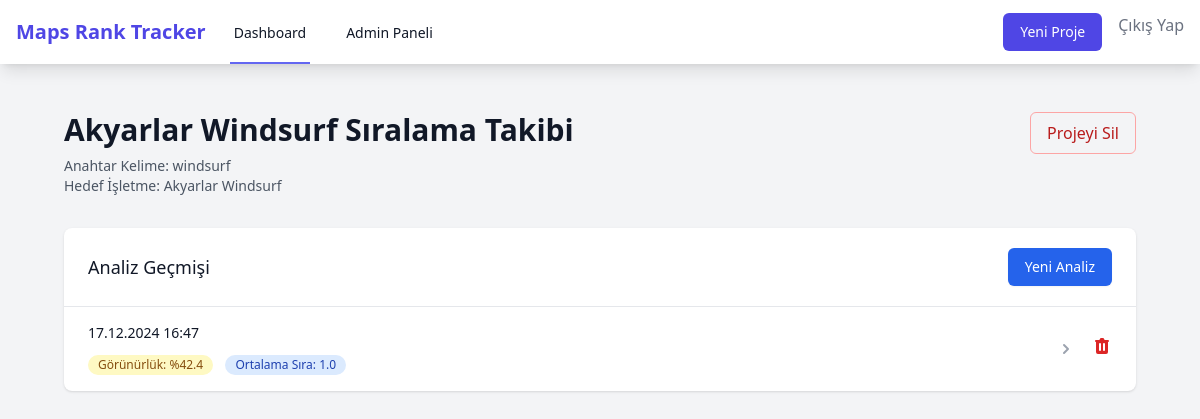
/project/3 (signed in), run on the app's committed database.
### models.py (models this page shows)
class Project(db.Model):
    id = db.Column(db.Integer, primary_key=True)
    name = db.Column(db.String(100), nullable=False)
    keyword = db.Column(db.String(100), nullable=False)
    target_business = db.Column(db.String(200), nullable=False)
    center_coordinates = db.Column(db.String(100), nullable=False)
    radius_km = db.Column(db.Float, default=2.0)
    num_points = db.Column(db.Integer, default=16)
    shape = db.Column(db.String(20), default='circle')
    created_at = db.Column(db.DateTime, default=datetime.utcnow)
    user_id = db.Column(db.Integer, db.ForeignKey('user.id'), nullable=False)
    analyses = db.relationship('Analysis', backref='project', lazy=True)

class Analysis(db.Model):
    id = db.Column(db.Integer, primary_key=True)
    project_id = db.Column(db.Integer, db.ForeignKey('project.id'), nullable=False)
    analysis_date = db.Column(db.DateTime, default=datetime.utcnow)
    total_points = db.Column(db.Integer)
    visible_points = db.Column(db.Integer)
    average_position = db.Column(db.Float)
    best_position = db.Column(db.Integer)
    worst_position = db.Column(db.Integer)
    visibility_rate = db.Column(db.Float)
    map_file_path = db.Column(db.String(200))
    analysis_file_path = db.Column(db.String(200))
    points = db.relationship('AnalysisPoint', backref='analysis', lazy=True)

### app.py (the view)
@app.route('/project/<int:project_id>')
@login_required
def project_detail(project_id):
    project = Project.query.get_or_404(project_id)
    if project.user_id != current_user.id:
        return redirect(url_for('dashboard'))
    latest_analysis = Analysis.query.filter_by(project_id=project_id).order_by(Analysis.analysis_date.desc()).first()
    analyses = Analysis.query.filter_by(project_id=project_id).order_by(Analysis.analysis_date.desc()).all()
    analysis_status = 'completed' if latest_analysis and latest_analysis.map_file_path else 'running'
    return render_template(
        'project_detail.html',
        project=project,
        analyses=analyses,
        latest_analysis=latest_analysis,
        analysis_status=analysis_status
    )

### app.py (called while the page is built)
@login_manager.user_loader
def load_user(user_id):
    return db.session.get(User, int(user_id))

### templates/project_detail.html (shortened to what this page needs)
{% extends "base.html" %}
{% block content %}
<div class="min-h-screen bg-gray-100 py-6">
    <div class="max-w-7xl mx-auto px-4 sm:px-6 lg:px-8">
        <div class="mb-8 flex justify-between items-start">
            <div>
                <h1 class="text-3xl font-bold text-gray-900">{{ project.name }}</h1>
                <div class="mt-2 text-sm text-gray-600">
                    <p>Anahtar Kelime: {{ project.keyword }}</p>
                    <p>Hedef İşletme: {{ project.target_business }}</p>
                </div>
            </div>
            <form action="{{ url_for('delete_project', project_id=project.id) }}" method="POST" onsubmit="return confirm('Bu projeyi silmek istediğinizden emin misiniz? Bu işlem geri alınamaz.');">
                <button type="submit" class="px-4 py-2 border border-red-300 text-red-700 rounded-md hover:bg-red-50 focus:outline-none focus:ring-2 focus:ring-offset-2 focus:ring-red-500">
                    Projeyi Sil
                </button>
            </form>
        </div>
        <div class="bg-white shadow overflow-hidden sm:rounded-lg">
            <div class="px-4 py-5 sm:px-6 flex justify-between items-center">
                <h2 class="text-lg font-medium text-gray-900">Analiz Geçmişi</h2>
                <button onclick="location.href='{{ url_for('api_run_analysis', project_id=project.id) }}'"
                    class="px-4 py-2 border border-transparent rounded-md shadow-sm text-sm font-medium text-white bg-blue-600 hover:bg-blue-700 focus:outline-none focus:ring-2 focus:ring-offset-2 focus:ring-blue-500"
                    {% if analysis_status == 'running' %}disabled{% endif %}>
                    Yeni Analiz
                </button>
            </div>
            {% if analyses %}
            <div class="border-t border-gray-200">
                <ul class="divide-y divide-gray-200">
                    {% for analysis in analyses %}
                    <li class="px-4 py-4 sm:px-6 hover:bg-gray-50">
                        <div class="flex items-center justify-between">
                            <a href="{{ url_for('analysis_detail', analysis_id=analysis.id) }}" class="flex-grow block">
                                <div class="flex items-center justify-between">
                                    <div>
                                        <p class="text-sm font-medium text-gray-900">
                                            {{ analysis.analysis_date.strftime('%d.%m.%Y %H:%M') }}
                                        </p>
                                        <div class="mt-2">
                                            <span class="inline-flex items-center px-2.5 py-0.5 rounded-full text-xs font-medium {{ 'bg-green-100 text-green-800' if analysis.visibility_rate and analysis.visibility_rate >= 50 else 'bg-yellow-100 text-yellow-800' if analysis.visibility_rate and analysis.visibility_rate >= 25 else 'bg-red-100 text-red-800' }}">
                                                Görünürlük: %{{ "%.1f"|format(analysis.visibility_rate) if analysis.visibility_rate else 0.0 }}
                                            </span>
                                            {% if analysis.average_position %}
                                            <span class="ml-2 inline-flex items-center px-2.5 py-0.5 rounded-full text-xs font-medium bg-blue-100 text-blue-800">
                                                Ortalama Sıra: {{ "%.1f"|format(analysis.average_position) }}
                                            </span>
                                            {% endif %}
                                        </div>
                                    </div>
                                    <div class="ml-2">
                                        <svg class="h-5 w-5 text-gray-400" xmlns="http://www.w3.org/2000/svg" viewBox="0 0 20 20" fill="currentColor">
                                            <path fill-rule="evenodd" d="M7.293 14.707a1 1 0 010-1.414L10.586 10 7.293 6.707a1 1 0 011.414-1.414l4 4a1 1 0 010 1.414l-4 4a1 1 0 01-1.414 0z" clip-rule="evenodd" />
                                        </svg>
                                    </div>
                                </div>
                            </a>
                            <form action="{{ url_for('delete_analysis', analysis_id=analysis.id) }}" method="POST" class="ml-4" onsubmit="return confirm('Bu analizi silmek istediğinizden emin misiniz?');">
                                <button type="submit" class="text-red-600 hover:text-red-900">
                                </button>
                            </form>
                        </div>
                    </li>
                    {% endfor %}
                </ul>
            </div>
            {% else %}
            <div class="px-4 py-5 sm:px-6 text-center text-gray-500">
                Henüz analiz yapılmamış
            </div>
            {% endif %}
        </div>
    </div>
</div>
{% endblock %}

### data on the page
Project: name "Akyarlar Windsurf Sıralama Takibi", keyword "windsurf", target_business "Akyarlar Windsurf"
Analysis: analysis_date "17.12.2024 16:47", visibility_rate "42.4", average_position "1.0"
